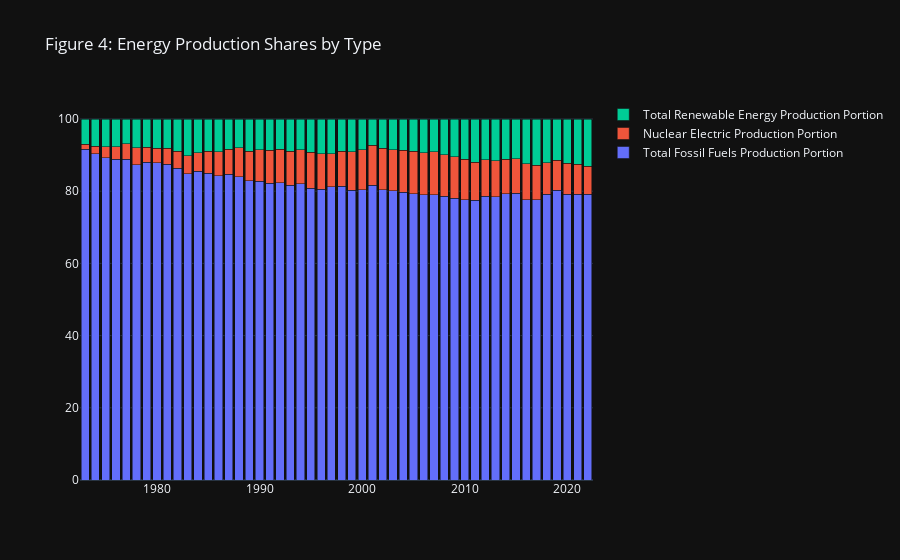

Notebook code for this chart:
### Code cell
fig_prod_portion = go.Figure()
fig_prod_portion = fig_prod_portion.add_trace(go.Bar(x=prod_type_portion_year.index, y=prod_type_portion_year['Total Fossil Fuels Production Portion '], name='Total Fossil Fuels Production Portion'))
fig_prod_portion = fig_prod_portion.add_trace(go.Bar(x=prod_type_portion_year.index, y=prod_type_portion_year['Nuclear Electric Production Portion '], name='Nuclear Electric Production Portion'))
fig_prod_portion = fig_prod_portion.add_trace(go.Bar(x=prod_type_portion_year.index, y=prod_type_portion_year['Total Renewable Energy Production Portion '], name='Total Renewable Energy Production Portion'))
fig_prod_portion = fig_prod_portion.update_layout(title='Figure 4: Energy Production Shares by Type', barmode='stack')
fig_prod_portion.show()
